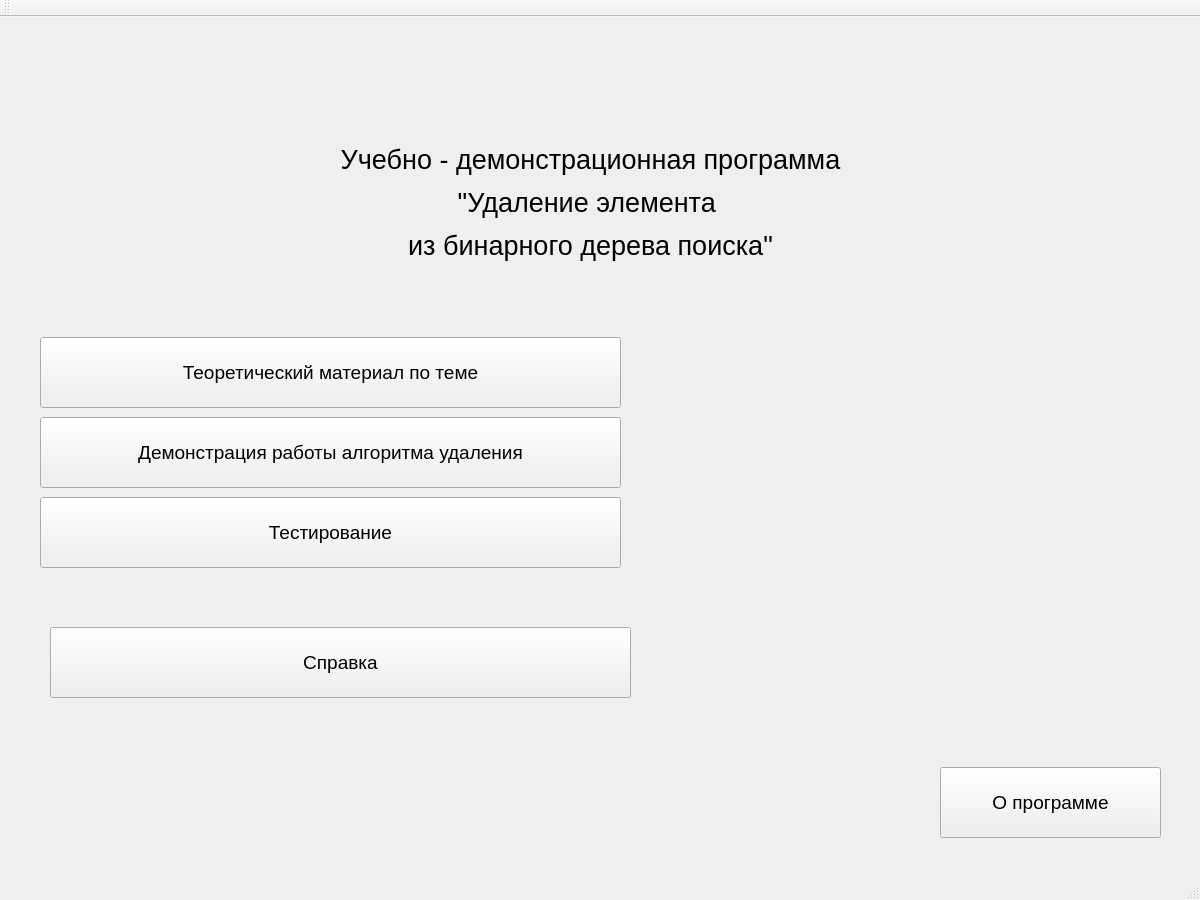
<?xml version="1.0" encoding="UTF-8"?>
<ui version="4.0">
 <class>TestingQTClass</class>
 <widget class="QMainWindow" name="TestingQTClass">
  <property name="geometry">
   <rect>
    <x>0</x>
    <y>0</y>
    <width>1200</width>
    <height>900</height>
   </rect>
  </property>
  <property name="windowTitle">
   <string>УДП &quot;Удаление из бинарного дерева поиска&quot;</string>
  </property>
  <widget class="QWidget" name="centralWidget">
   <widget class="QLabel" name="label">
    <property name="geometry">
     <rect>
      <x>190</x>
      <y>40</y>
      <width>801</width>
      <height>291</height>
     </rect>
    </property>
    <property name="text">
     <string>&lt;html&gt;&lt;head/&gt;&lt;body&gt;&lt;p align=&quot;center&quot;&gt;&lt;span style=&quot; font-size:20pt;&quot;&gt;Учебно - демонстрационная программа&lt;/span&gt;&lt;/p&gt;&lt;p align=&quot;center&quot;&gt;&lt;span style=&quot; font-size:20pt;&quot;&gt;&amp;quot;Удаление элемента &lt;/span&gt;&lt;/p&gt;&lt;p align=&quot;center&quot;&gt;&lt;span style=&quot; font-size:20pt;&quot;&gt;из бинарного дерева поиска&amp;quot;&lt;/span&gt;&lt;/p&gt;&lt;/body&gt;&lt;/html&gt;</string>
    </property>
    <property name="textFormat">
     <enum>Qt::AutoText</enum>
    </property>
   </widget>
   <widget class="QPushButton" name="aboutButton">
    <property name="geometry">
     <rect>
      <x>940</x>
      <y>750</y>
      <width>221</width>
      <height>71</height>
     </rect>
    </property>
    <property name="font">
     <font>
      <pointsize>14</pointsize>
     </font>
    </property>
    <property name="text">
     <string>О программе</string>
    </property>
    <property name="autoDefault">
     <bool>true</bool>
    </property>
   </widget>
   <widget class="QPushButton" name="helpButton">
    <property name="geometry">
     <rect>
      <x>50</x>
      <y>610</y>
      <width>581</width>
      <height>71</height>
     </rect>
    </property>
    <property name="font">
     <font>
      <pointsize>14</pointsize>
     </font>
    </property>
    <property name="text">
     <string>Справка</string>
    </property>
    <property name="autoDefault">
     <bool>true</bool>
    </property>
   </widget>
   <widget class="QPushButton" name="demonstrationButton">
    <property name="geometry">
     <rect>
      <x>40</x>
      <y>400</y>
      <width>581</width>
      <height>71</height>
     </rect>
    </property>
    <property name="font">
     <font>
      <pointsize>14</pointsize>
     </font>
    </property>
    <property name="text">
     <string>Демонстрация работы алгоритма удаления</string>
    </property>
    <property name="autoDefault">
     <bool>true</bool>
    </property>
   </widget>
   <widget class="QPushButton" name="testButton">
    <property name="geometry">
     <rect>
      <x>40</x>
      <y>480</y>
      <width>581</width>
      <height>71</height>
     </rect>
    </property>
    <property name="font">
     <font>
      <pointsize>14</pointsize>
     </font>
    </property>
    <property name="text">
     <string>Тестирование</string>
    </property>
    <property name="autoDefault">
     <bool>true</bool>
    </property>
   </widget>
   <widget class="QPushButton" name="theoryButton">
    <property name="geometry">
     <rect>
      <x>40</x>
      <y>320</y>
      <width>581</width>
      <height>71</height>
     </rect>
    </property>
    <property name="font">
     <font>
      <pointsize>14</pointsize>
     </font>
    </property>
    <property name="text">
     <string>Теоретический материал по теме</string>
    </property>
    <property name="autoDefault">
     <bool>true</bool>
    </property>
   </widget>
  </widget>
  <widget class="QMenuBar" name="menuBar">
   <property name="geometry">
    <rect>
     <x>0</x>
     <y>0</y>
     <width>1200</width>
     <height>26</height>
    </rect>
   </property>
  </widget>
  <widget class="QToolBar" name="mainToolBar">
   <attribute name="toolBarArea">
    <enum>TopToolBarArea</enum>
   </attribute>
   <attribute name="toolBarBreak">
    <bool>false</bool>
   </attribute>
  </widget>
  <widget class="QStatusBar" name="statusBar"/>
 </widget>
 <layoutdefault spacing="6" margin="11"/>
 <resources>
  <include location="TestingQT.qrc"/>
 </resources>
 <connections/>
</ui>
